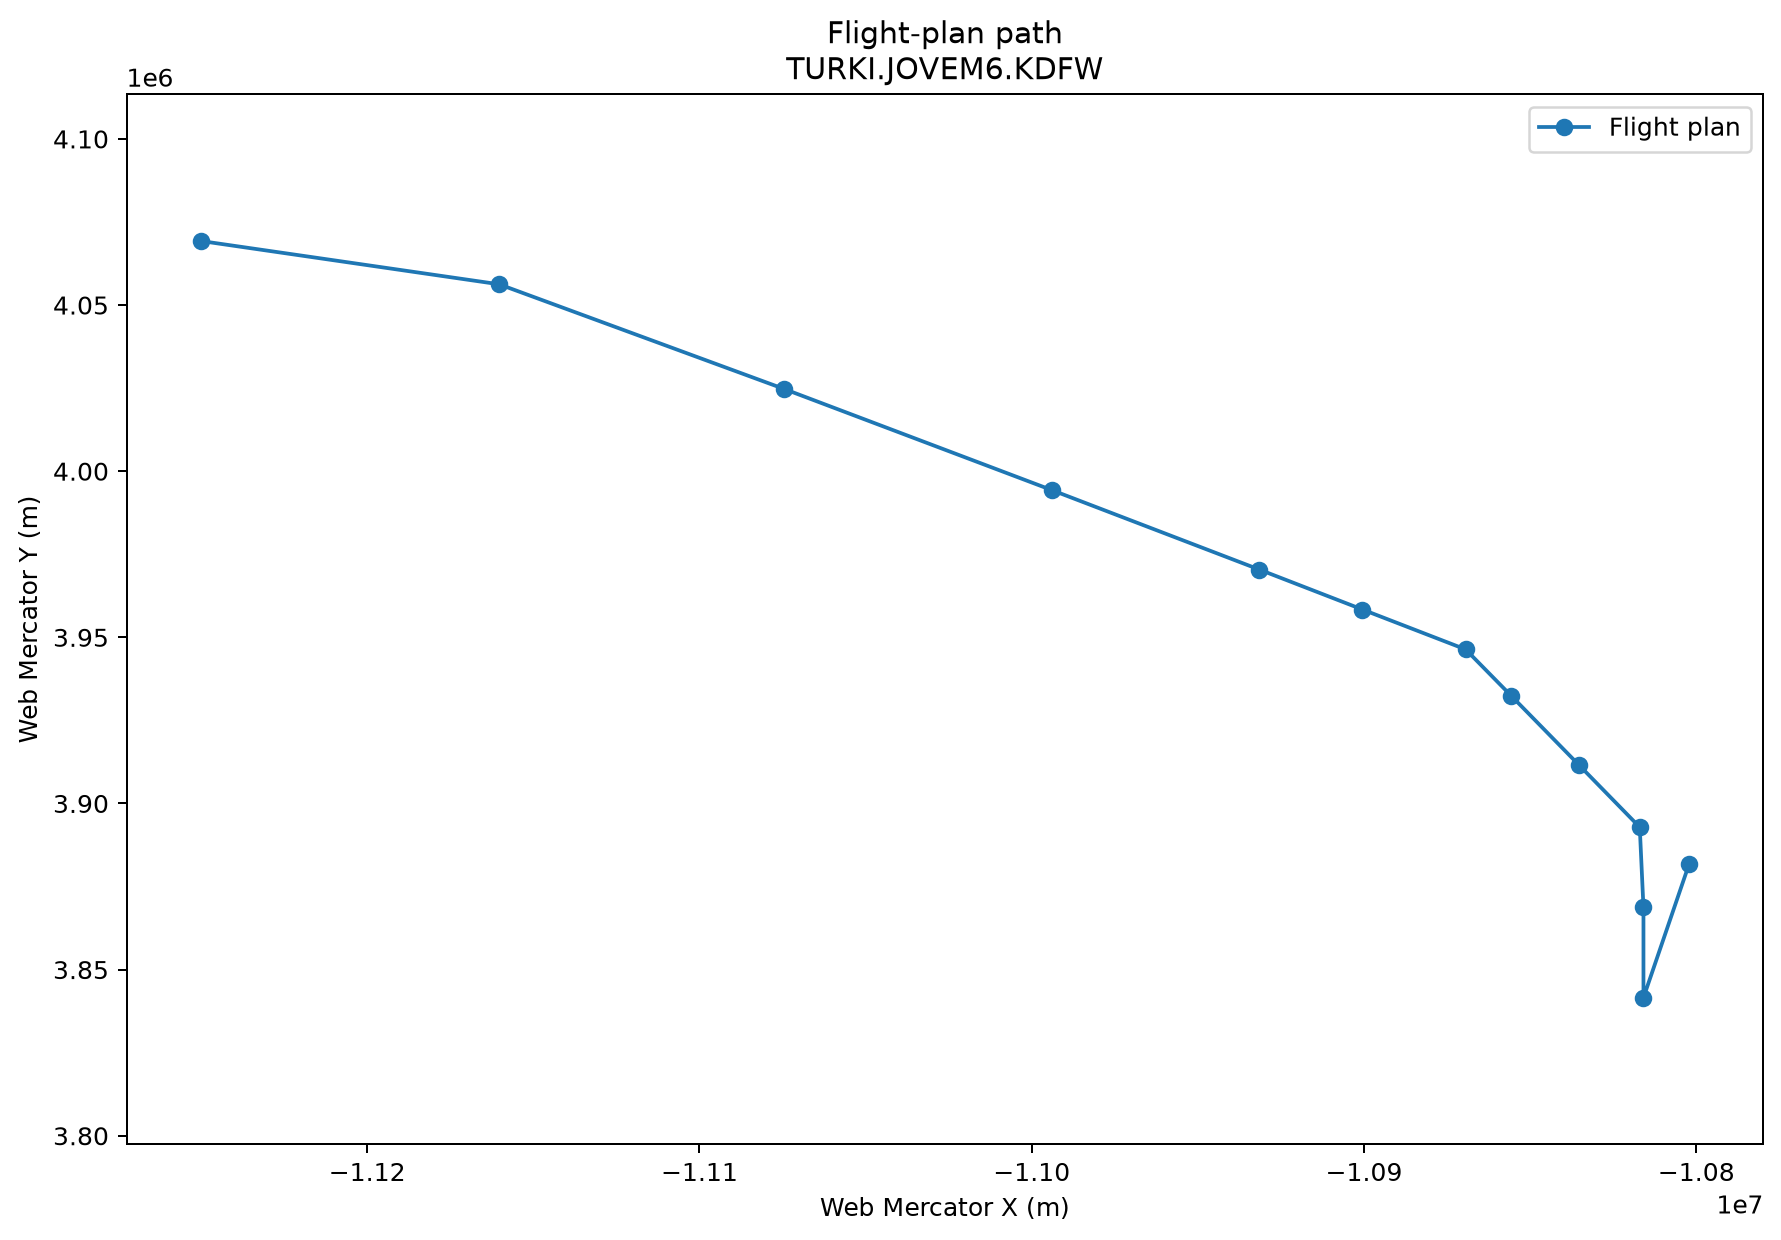

Write Python code to recreate this figure.
"""Convert an FAA flight-plan route field into a latitude/longitude path.

Run from the repository root after downloading a NASR cycle::

    python examples/flight_plan_path.py
"""

from __future__ import annotations

from pathlib import Path
from textwrap import fill

from matplotlib import pyplot as plt

from openNASR import NASR, PlottingIndex, RouteResolver, plot_flight_plan


# Configuration: edit these values before running the script.
route = "KLAX.DOTSS2.CLEEE..PKE.J74.TXO.J72.TURKI.JOVEM6.KDFW/0235"
route = "TURKI.JOVEM6.KDFW"
cycle = "2026-05-14"
cache_dir: Path | None = None
output_path = Path(__file__).with_suffix(".png")
show_plot = False

if not show_plot:
    plt.switch_backend("Agg")

nasr = NASR(cycle=cycle, cache_dir=cache_dir)
resolver = RouteResolver(nasr)
path = resolver.path(route)

print("Latitude, longitude path:")
for latitude, longitude in path:
    print(f"  {latitude:.8f}, {longitude:.8f}")

index = PlottingIndex(nasr)
figure, axes = plot_flight_plan(
    nasr,
    route,
    projection="web_mercator",
    index=index,
)
figure.set_size_inches(10, 7)
axes.set_title(f"Flight-plan path\n{fill(route, width=72)}")
figure.tight_layout()
output_path.parent.mkdir(parents=True, exist_ok=True)
figure.savefig(output_path, dpi=180, bbox_inches="tight")
print(f"Wrote {output_path.resolve()}")
if show_plot:
    plt.show()
else:
    plt.close(figure)
